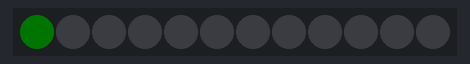
A sketch run on a simulated Arduino Uno, built with avr-gcc and run on an emulated ATmega328P. Shown: 12 RGB LEDs in strip order, left to right. Dim RGB values are drawn brighter than linear; random numbers use the default seed unless the sketch sets one.

Above: at 0.15 s.
At 5.01 s:
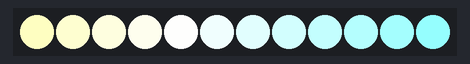
At 9.87 s:
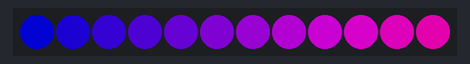
At 19.9 s:
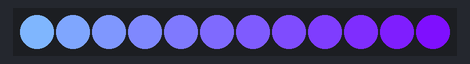
At 29.63 s:
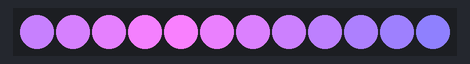
At 39.66 s:
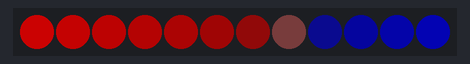

The sketch:

jule3.ino
```cpp
/*
 * Jule3 av Tor Arne Pedersen
 * Effekten er at fra en farge velges det en tilfeldig kanal (rød, grønn eller blå) som skal få en ny
 * tilfeldig fargetone (0-255). Deretter fades alle juletrekulene over til ny farg mens kule nr 2, 3 etc
 * henger <stegmellomoppdatering> antall trinn etter i fadingen som gir en slags "bølgeeffekt". For at
 * dette skal være mulig må mikrokontrolleren huske <stegmellomoppdatering> verdier for alle kanaler
 * og alle juletrekuler, så dette er ganske minnekrevende. En Arduino uno med 12 juletrekuler og fem
 * steg mellom oppdatering bruker 420 bytes (20 % av dynamisk minne).
 *
 * To-do:
 * Slå sammen løsning for å fade opp og fade ned vha feks en variabel som er endringstrinn=1 eller -1.
 * Slå sammen løsning for å gå gjennom tre kanaler uten at det går ut over hastigheten.
 */

#include <Adafruit_NeoPixel.h>
typedef struct {  //typedef struct lager en variabel som kan inneholde flere elementer. Elementene kan være av forskjellig type, selv om alle her er byte. Brukes som julekulefarge.B feks.
  byte R;
  byte G;
  byte B;
} julekulefarge;

const byte antalljulekuler = 12;
const byte stegmellomoppdatering = 15;
julekulefarge julekule[antalljulekuler*stegmellomoppdatering] = {};  //Her lages et array av typen julekulefarge. Et array er en rekke variabler av samme type.

byte velgfarge=0;
byte velgfargeendring;
byte velgfargetone=0;

const byte neopin = 2;
Adafruit_NeoPixel juletre = Adafruit_NeoPixel(antalljulekuler, neopin, NEO_GRB + NEO_KHZ800);

void initminnematrise() {  //Fyll opp alle elementer i hele array med nullverdier.
  for (byte i=0; i<antalljulekuler*stegmellomoppdatering; i++) {
    julekule[i].R=0;
    julekule[i].G=0;
    julekule[i].B=0;
  }
}

void oppdaterjulekuler() {
  for (byte i=0; i<antalljulekuler;i++) {
    juletre.setPixelColor(i, juletre.Color(julekule[i*stegmellomoppdatering].R, julekule[i*stegmellomoppdatering].G, julekule[i*stegmellomoppdatering].B));
/*    Serial.print ("Kule nr: ");
    Serial.print(i);
    Serial.print (" Rød: ");
    Serial.print(julekule[i*stegmellomoppdatering].R);
    Serial.print (" Grønn: ");
    Serial.print(julekule[i*stegmellomoppdatering].G);
    Serial.print (" Blå: ");
    Serial.println(julekule[i*stegmellomoppdatering].B);*/
      }
  juletre.show();
  delay(5);
}

void skiftfarge() {
  velgfarge=random(3);
  velgfargetone=random(3)*126;  //Hvis man velger random(255) i RGB-kanaler blir det veldig mye blasse farger. Med random(4)*85 får du 0,85,170 eller 255.
//  velgfargeendring=random(64,128); //Gjør en endring i fargetone på mellom en kvart og en halv
  if (velgfarge==0) {
//    velgfargetone=julekule[0].R-velgfargeendring; // Dette kan trygt gjøres i arduino, da negativ verdi av byte rundes feks: 128-129=255. Vær obs på at dette ikke nødvendigvis fungerer i alle språk og for alle mikrokontrollere.
    if (velgfargetone>julekule[0].R) { //fargen skal tones opp
      byte endringsskala=velgfargetone-julekule[0].R;
      for (byte i=0; i<endringsskala;i++) { //for hver endring i fargetone
        for (int j=antalljulekuler*stegmellomoppdatering-1; j>0;j--){ //for hver linje i minnematrise unntatt første
          julekule[j].R=julekule[j-1].R;
          julekule[j].G=julekule[j-1].G;
          julekule[j].B=julekule[j-1].B;
        }
        julekule[0].R++;  //julekule[0].R økes
        oppdaterjulekuler();
      }
    }
    else if (velgfargetone<julekule[0].R) {  //fargen skal tones ned
      byte endringsskala=julekule[0].R-velgfargetone;
      for (byte i=0; i<endringsskala-1;i++) { //for hver endring i fargetone
        for (int j=antalljulekuler*stegmellomoppdatering-1; j>0;j--){ //for hver linje i minnematrise unntatt første
          julekule[j].R=julekule[j-1].R;
          julekule[j].G=julekule[j-1].G;
          julekule[j].B=julekule[j-1].B;
        }

        julekule[0].R--;  //julekule[0].R reduseres
        oppdaterjulekuler();
      }
    }
  }
    else if (velgfarge==1) {
//      velgfargetone=julekule[0].R-velgfargeendring;
    if (velgfargetone>julekule[0].G) { //fargen skal tones opp
      byte endringsskala=velgfargetone-julekule[0].G;
      for (byte i=0; i<endringsskala;i++) {
        for (int j=antalljulekuler*stegmellomoppdatering-1; j>0;j--){
          julekule[j].R=julekule[j-1].R;
          julekule[j].G=julekule[j-1].G;
          julekule[j].B=julekule[j-1].B;
        }
        julekule[0].G++;  //julekule[0].G økes
        oppdaterjulekuler();
      }
    }
    else if (velgfargetone<julekule[0].G) {  //fargen skal tones ned
      byte endringsskala=julekule[0].G-velgfargetone;
      for (byte i=0; i<endringsskala-1;i++) { //for hver endring i fargetone
        for (int j=antalljulekuler*stegmellomoppdatering-1; j>0;j--){ //for hver linje i minnematrise unntatt første
          julekule[j].R=julekule[j-1].R;
          julekule[j].G=julekule[j-1].G;
          julekule[j].B=julekule[j-1].B;
        }
        julekule[0].G--;  //julekule[0].G reduseres
        oppdaterjulekuler();
      }
    }
  }
    else if (velgfarge==2) {
//      velgfargetone=julekule[0].R-velgfargeendring;
    if (velgfargetone>julekule[0].B) { //fargen skal tones opp
      byte endringsskala=velgfargetone-julekule[0].B;
      for (byte i=0; i<endringsskala;i++) { //for hver endring i fargetone
        for (int j=antalljulekuler*stegmellomoppdatering-1; j>0;j--){ //for hver linje i minnematrise unntatt første
          julekule[j].R=julekule[j-1].R;
          julekule[j].G=julekule[j-1].G;
          julekule[j].B=julekule[j-1].B;
        }
        julekule[0].B++;  //julekule[0].B økes
        oppdaterjulekuler();
      }
    }
    else if (velgfargetone<julekule[0].B) {  //fargen skal tones ned
      byte endringsskala=julekule[0].B-velgfargetone;
      for (byte i=0; i<endringsskala-1;i++) { //for hver endring i fargetone
        for (int j=antalljulekuler*stegmellomoppdatering-1; j>0;j--){ //for hver linje i minnematrise unntatt første
          julekule[j].R=julekule[j-1].R;
          julekule[j].G=julekule[j-1].G;
          julekule[j].B=julekule[j-1].B;
        }
        julekule[0].B--;  //julekule[0].B reduseres
        oppdaterjulekuler();
      }
    }
  }
}

void setup() {
  initminnematrise();
  juletre.begin();
//  Serial.begin(9600);
  }

void loop() {
  skiftfarge();
  }
```
